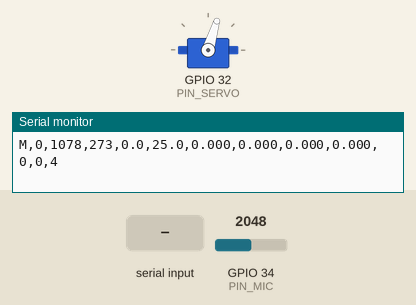
The sketch below on a simulated ESP32. On the bench: servo, the last lines printed to the serial monitor. The inputs (shaded band) are chosen by the test bench; at power-on: GPIO 34 (PIN_MIC) = 2048 (analog values on the 0–4095 scale). Nothing arrives over Bluetooth unless stated.

Above: at 1.38 s.
1.9 s: "D90\n" received over Serial
At 2.8 s:
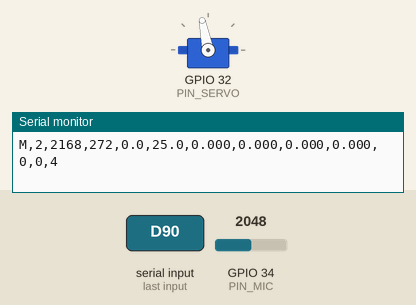
5.0 s: "P90\n" received over the second serial link
At 5.37 s:
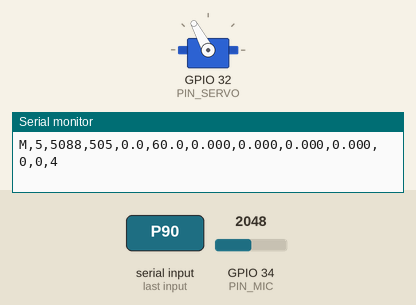
8.1 s: "P,45\n" received over the second serial link
At 10.0 s:
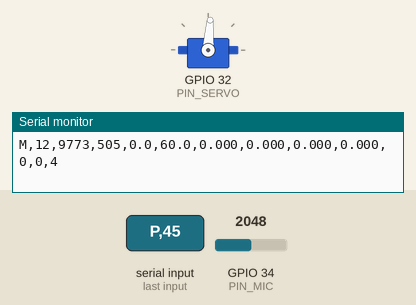
11.2 s: "?\n" received over the second serial link
14.3 s: "P90\n" received over Serial
At 15.54 s:
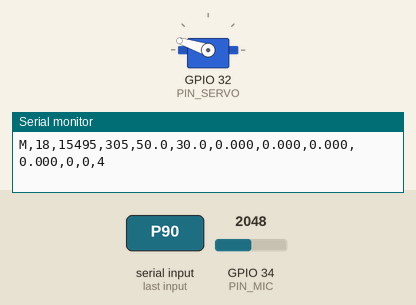
17.4 s: "S,45\n" received over Serial
Timing chart, 0 to 21.5 s (numbered marks = the images above; inputs shaded):
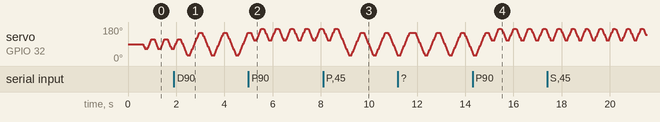

The sketch:

esp32_acoustic_wireless.ino
```cpp
/*
  esp32_acoustic_frontend_bt.ino
  Same measurement chain as esp32_acoustic_frontend.ino (paired Goertzel amplitudes A- / A+ at phi_c -/+ delta),
  plus wireless: every line goes to USB serial AND, while a client is connected, to Bluetooth Classic (SPP).
  Commands are accepted from either link. The protocol is unchanged, so esp_logger.py works as-is
  (--port = the Bluetooth COM port / /dev/rfcomm0).

  Amplitude (peak, ADC counts):  A = (2/N) | sum (x[n]-mean) e^{-j 2 pi f n / fs} |     (report Eq. goertzel)
  f0 and fref are bin-centred (f*N/fs integer); fref is an off-tone bin used as noise-floor / SNR reference.

  Lines (ASCII)
    ESP32 -> host
      C,<fs>,<N>,<f0>,<fref>,<settle_ms>,<adc_us>        config (boot and on '?')
      M,<seq>,<t_ms>,<dt_pair_ms>,<phi_c>,<dlt>,<A_m>,<A_p>,<Aref_m>,<Aref_p>,<pp_m>,<pp_p>,<flags>
         flags: bit0 valid, bit1 clipped, bit2 timing overrun (>5% of samples started late)
    host -> ESP32:  P<deg> arm centre | D<deg> dither | S<ms> servo settle | ?  print config
  Bluetooth packets are lost while no client is connected; seq gaps in the CSV show it (logger 'dropped').
*/
#include <Arduino.h>
#include <stdarg.h>
#include <ESP32Servo.h>

#ifndef USE_BT
#define USE_BT 1                 // 0 = USB only (for A/B noise-floor tests)
#endif
#if USE_BT
#include "BluetoothSerial.h"
#if !defined(CONFIG_BT_ENABLED) || !defined(CONFIG_BLUEDROID_ENABLED)
#error "Classic Bluetooth is not enabled: use a classic ESP32 (not S2/S3/C3) and board 'ESP32 Dev Module'"
#endif
BluetoothSerial SerialBT;
constexpr const char* BT_NAME = "AcousticFollower";   // name shown when pairing
#endif

// ---------------- pins ----------------
constexpr int PIN_MIC   = 34;    // MAX4466 OUT -> ADC1 pin
constexpr int PIN_SERVO = 32;    // SG90 signal

// ---------------- acquisition ----------------
constexpr int FS_HZ   = 16000;
constexpr int N_SAMP  = 512;     // 32 ms window
constexpr int F0_HZ   = 4000;    // beacon tone
constexpr int FREF_HZ = 3000;    // noise reference, not a harmonic of f0
constexpr int K0   = (int)((long)F0_HZ   * N_SAMP / FS_HZ);
constexpr int KREF = (int)((long)FREF_HZ * N_SAMP / FS_HZ);
static_assert((long)F0_HZ   * N_SAMP % FS_HZ == 0, "f0 must be bin-centred: f0*N/fs integer");
static_assert((long)FREF_HZ * N_SAMP % FS_HZ == 0, "fref must be bin-centred: fref*N/fs integer");

// ---------------- servo ----------------
constexpr int   SERVO_CENTER_DEG = 90;
constexpr int   SERVO_SIGN       = +1;     // +1: positive phi turns the horn left (CCW from above)
constexpr float PHI_MAX_DEG      = 80.0f;
constexpr float SLEW_DEG_S       = 300.0f; // servo speed limit [deg/s]; SG90 free-run is ~600

// ---------------- validity thresholds (re-applicable offline) ----------------
constexpr float A_MIN   = 3.0f;
constexpr float SNR_MIN = 4.0f;
constexpr int   CLIP_LO = 50, CLIP_HI = 4045;
constexpr int   LATE_US = 20;
constexpr int   LATE_MAX = N_SAMP / 20;

Servo servo;
float phi_c = 0.0f, dlt = 25.0f;
int   settle_ms = 40;              // ramped moves block until the horn arrives, so this only covers ringing
int   servo_now = SERVO_CENTER_DEG;
uint32_t seq = 0;

struct Cap { float A, Aref; uint16_t pp; bool clip; uint16_t late; };

// ---------------- output: USB always, Bluetooth while a client is connected ----------------
static void emit(const char* s) {
  Serial.print(s);
#if USE_BT
  if (SerialBT.hasClient()) SerialBT.print(s);
#endif
}

static void emitf(const char* fmt, ...) {
  char b[192];
  va_list a; va_start(a, fmt); vsnprintf(b, sizeof b, fmt, a); va_end(a);
  emit(b);
}

// ---------------- signal processing ----------------
static float goertzel(const int16_t* x, float mean, int k) {
  const float coeff = 2.0f * cosf(2.0f * PI * k / N_SAMP);
  float s1 = 0, s2 = 0;
  for (int i = 0; i < N_SAMP; i++) {
    float s = (x[i] - mean) + coeff * s1 - s2;
    s2 = s1; s1 = s;
  }
  float p = s1 * s1 + s2 * s2 - coeff * s1 * s2;
  return 2.0f * sqrtf(p > 0 ? p : 0) / N_SAMP;
}

static Cap capture() {
  static int16_t x[N_SAMP];
  Cap c{};
  int mn = 4095, mx = 0; long sum = 0;
  uint32_t t0 = micros();
  for (int i = 0; i < N_SAMP; i++) {
    uint32_t due = t0 + (uint32_t)(((uint64_t)i * 1000000ULL) / FS_HZ);
    while ((int32_t)(micros() - due) < 0) {}
    if ((int32_t)(micros() - due) > LATE_US) c.late++;
    int v = analogRead(PIN_MIC);
    x[i] = (int16_t)v; sum += v;
    if (v < mn) mn = v;
    if (v > mx) mx = v;
  }
  float mean = (float)sum / N_SAMP;
  c.A = goertzel(x, mean, K0);
  c.Aref = goertzel(x, mean, KREF);
  c.pp = (uint16_t)(mx - mn);
  c.clip = (mn <= CLIP_LO) || (mx >= CLIP_HI);
  return c;
}

static float moveTo(float phi) {                              // ramped; returns the actual (rounded) angle
  phi = constrain(phi, -PHI_MAX_DEG, PHI_MAX_DEG);
  int target = SERVO_CENTER_DEG + SERVO_SIGN * (int)lroundf(phi);
  int step = (target > servo_now) ? 1 : -1;
  while (servo_now != target) {
    servo_now += step;
    servo.write(servo_now);
    delayMicroseconds((uint32_t)(1e6f / SLEW_DEG_S));
  }
  return (float)(SERVO_SIGN * (target - SERVO_CENTER_DEG));
}

static uint32_t adcMicros() {
  uint32_t t = micros();
  for (int i = 0; i < 1000; i++) (void)analogRead(PIN_MIC);
  return (micros() - t) / 1000;
}

static void printConfig() {
  uint32_t us = adcMicros();
  emitf("C,%d,%d,%d,%d,%d,%lu\n", FS_HZ, N_SAMP, F0_HZ, FREF_HZ, settle_ms, (unsigned long)us);
  if (us * 1.15f > 1e6f / FS_HZ) emit("# WARN analogRead too slow for FS_HZ: lower FS_HZ (keep f*N/fs integer)\n");
}

// ---------------- commands from USB and Bluetooth ----------------
static void applyCmd(const char* s) {
  float v = atof(s + 1);
  switch (s[0]) {
    case 'P': phi_c = constrain(v, -PHI_MAX_DEG, PHI_MAX_DEG); break;
    case 'D': dlt = constrain(v, 1.0f, 60.0f); break;
    case 'S': settle_ms = constrain((int)v, 20, 1000); break;
    case '?': printConfig(); break;
  }
}

struct LineReader { char buf[24]; uint8_t n = 0; };

static void pollStream(Stream& s, LineReader& r) {
  while (s.available()) {
    char ch = (char)s.read();
    if (ch == '\n' || ch == '\r') { if (r.n) { r.buf[r.n] = 0; applyCmd(r.buf); r.n = 0; } }
    else if (r.n < sizeof(r.buf) - 1) r.buf[r.n++] = ch;
  }
}

static void handleSerial() {
  static LineReader usb;
  pollStream(Serial, usb);
#if USE_BT
  static LineReader bt;
  pollStream(SerialBT, bt);
#endif
}

void setup() {
  Serial.begin(115200);
#if USE_BT
  if (!SerialBT.begin(BT_NAME)) Serial.println("# WARN bluetooth failed to start");
#endif
  analogReadResolution(12);
  analogSetAttenuation(ADC_11db);
  ESP32PWM::allocateTimer(0);
  servo.setPeriodHertz(50);
  servo.attach(PIN_SERVO, 500, 2400);
  servo.write(SERVO_CENTER_DEG); delay(500);
#if USE_BT
  emitf("# esp32_acoustic_frontend_bt boot, bluetooth name %s\n", BT_NAME);
#else
  emit("# esp32_acoustic_frontend_bt boot, bluetooth disabled\n");
#endif
  printConfig();
}

void loop() {
  handleSerial();
  float pm = moveTo(phi_c - dlt);  delay(settle_ms);  Cap cm = capture();  uint32_t t_m = millis();
  float pp = moveTo(phi_c + dlt);  delay(settle_ms);  Cap cp = capture();  uint32_t t_p = millis();

  bool clip = cm.clip || cp.clip, late = cm.late > LATE_MAX || cp.late > LATE_MAX;
  bool valid = !clip && cm.A >= A_MIN && cp.A >= A_MIN &&
               cm.A >= SNR_MIN * cm.Aref && cp.A >= SNR_MIN * cp.Aref;
  unsigned flags = (valid ? 1u : 0u) | (clip ? 2u : 0u) | (late ? 4u : 0u);

  emitf("M,%lu,%lu,%lu,%.1f,%.1f,%.3f,%.3f,%.3f,%.3f,%u,%u,%u\n",
        (unsigned long)seq++, (unsigned long)t_p, (unsigned long)(t_p - t_m),
        0.5f * (pm + pp), 0.5f * (pp - pm),
        cm.A, cp.A, cm.Aref, cp.Aref, (unsigned)cm.pp, (unsigned)cp.pp, flags);
}
```

Measured:
- by itself, servo on GPIO 32 (PIN_SERVO): repeats every 0.61 s: 141° 0.02 s, 134° 0.02 s, 127° 0.02 s, 120° 0.02 s, 113° 0.01 s, 110° 0.11 s, 111° 0.02 s, 118° 0.02 s, 125° 0.02 s, 132° 0.02 s, 139° 0.02 s, 146° 0.02 s, 153° 0.02 s, 160° 0.02 s, 167° 0.01 s, 170° 0.11 s, 169° 0.02 s, 162° 0.02 s, 155° 0.02 s, 148° 0.02 s
